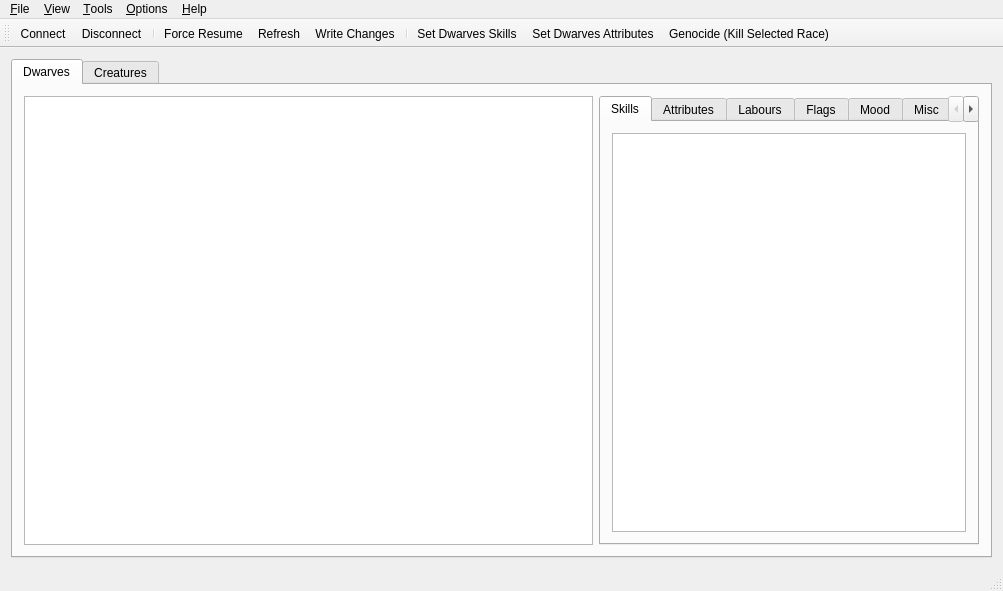
<?xml version="1.0" encoding="UTF-8"?>
<ui version="4.0">
 <class>RunesmithClass</class>
 <widget class="QMainWindow" name="RunesmithClass">
  <property name="geometry">
   <rect>
    <x>0</x>
    <y>0</y>
    <width>1003</width>
    <height>591</height>
   </rect>
  </property>
  <property name="windowTitle">
   <string>Runesmith</string>
  </property>
  <property name="windowIcon">
   <iconset resource="runesmith.qrc">
    <normaloff>:/Runesmith/Runesmith.bmp</normaloff>:/Runesmith/Runesmith.bmp</iconset>
  </property>
  <widget class="QWidget" name="centralWidget">
   <layout class="QGridLayout" name="gridLayout">
    <item row="0" column="0">
     <widget class="QTabWidget" name="tabWidget">
      <property name="sizePolicy">
       <sizepolicy hsizetype="Expanding" vsizetype="Expanding">
        <horstretch>0</horstretch>
        <verstretch>0</verstretch>
       </sizepolicy>
      </property>
      <property name="currentIndex">
       <number>0</number>
      </property>
      <widget class="QWidget" name="dwarvesTab">
       <attribute name="title">
        <string>Dwarves</string>
       </attribute>
       <layout class="QGridLayout" name="gridLayout_2">
        <item row="1" column="1">
         <widget class="QTabWidget" name="tabWidget_2">
          <property name="sizePolicy">
           <sizepolicy hsizetype="Expanding" vsizetype="Expanding">
            <horstretch>2</horstretch>
            <verstretch>0</verstretch>
           </sizepolicy>
          </property>
          <property name="currentIndex">
           <number>0</number>
          </property>
          <widget class="QWidget" name="dSkillsTab">
           <attribute name="title">
            <string>Skills</string>
           </attribute>
           <layout class="QGridLayout" name="gridLayout_4">
            <item row="0" column="0">
             <widget class="QTableView" name="skillsTV">
              <property name="sizePolicy">
               <sizepolicy hsizetype="Expanding" vsizetype="Expanding">
                <horstretch>0</horstretch>
                <verstretch>0</verstretch>
               </sizepolicy>
              </property>
              <property name="minimumSize">
               <size>
                <width>0</width>
                <height>0</height>
               </size>
              </property>
              <property name="selectionMode">
               <enum>QAbstractItemView::SingleSelection</enum>
              </property>
              <property name="selectionBehavior">
               <enum>QAbstractItemView::SelectRows</enum>
              </property>
              <property name="horizontalScrollMode">
               <enum>QAbstractItemView::ScrollPerPixel</enum>
              </property>
              <attribute name="horizontalHeaderCascadingSectionResizes">
               <bool>false</bool>
              </attribute>
              <attribute name="horizontalHeaderDefaultSectionSize">
               <number>110</number>
              </attribute>
              <attribute name="horizontalHeaderMinimumSectionSize">
               <number>10</number>
              </attribute>
              <attribute name="horizontalHeaderStretchLastSection">
               <bool>false</bool>
              </attribute>
              <attribute name="verticalHeaderVisible">
               <bool>false</bool>
              </attribute>
              <attribute name="verticalHeaderVisible">
               <bool>false</bool>
              </attribute>
              <attribute name="horizontalHeaderStretchLastSection">
               <bool>false</bool>
              </attribute>
              <attribute name="horizontalHeaderCascadingSectionResizes">
               <bool>false</bool>
              </attribute>
              <attribute name="horizontalHeaderMinimumSectionSize">
               <number>10</number>
              </attribute>
              <attribute name="horizontalHeaderDefaultSectionSize">
               <number>110</number>
              </attribute>
             </widget>
            </item>
           </layout>
          </widget>
          <widget class="QWidget" name="dAttrTab">
           <attribute name="title">
            <string>Attributes</string>
           </attribute>
           <layout class="QGridLayout" name="gridLayout_5">
            <item row="0" column="0">
             <widget class="QTableView" name="dAttrTV">
              <property name="selectionMode">
               <enum>QAbstractItemView::SingleSelection</enum>
              </property>
              <property name="selectionBehavior">
               <enum>QAbstractItemView::SelectRows</enum>
              </property>
              <property name="horizontalScrollMode">
               <enum>QAbstractItemView::ScrollPerPixel</enum>
              </property>
              <attribute name="horizontalHeaderDefaultSectionSize">
               <number>110</number>
              </attribute>
              <attribute name="horizontalHeaderDefaultSectionSize">
               <number>110</number>
              </attribute>
             </widget>
            </item>
           </layout>
          </widget>
          <widget class="QWidget" name="dLabTab">
           <attribute name="title">
            <string>Labours</string>
           </attribute>
           <layout class="QGridLayout" name="gridLayout_8">
            <item row="0" column="0">
             <widget class="QTableView" name="dLabTV"/>
            </item>
            <item row="1" column="0">
             <layout class="QHBoxLayout" name="horizontalLayout_3">
              <item>
               <spacer name="horizontalSpacer_3">
                <property name="orientation">
                 <enum>Qt::Horizontal</enum>
                </property>
                <property name="sizeHint" stdset="0">
                 <size>
                  <width>40</width>
                  <height>20</height>
                 </size>
                </property>
               </spacer>
              </item>
              <item>
               <widget class="QPushButton" name="dRemoveBtn">
                <property name="text">
                 <string>Remove Labour</string>
                </property>
               </widget>
              </item>
              <item>
               <widget class="QPushButton" name="dAddLabBtn">
                <property name="text">
                 <string>Add Labour</string>
                </property>
                <property name="icon">
                 <iconset resource="runesmith.qrc">
                  <normaloff>:/Runesmith/Icons/plus.png</normaloff>:/Runesmith/Icons/plus.png</iconset>
                </property>
               </widget>
              </item>
             </layout>
            </item>
           </layout>
          </widget>
          <widget class="QWidget" name="dFlagTab">
           <attribute name="title">
            <string>Flags</string>
           </attribute>
           <layout class="QGridLayout" name="gridLayout_10">
            <item row="0" column="0">
             <widget class="QTableView" name="dFlagTV">
              <property name="selectionMode">
               <enum>QAbstractItemView::NoSelection</enum>
              </property>
             </widget>
            </item>
           </layout>
          </widget>
          <widget class="QWidget" name="dMoodTab">
           <attribute name="title">
            <string>Mood</string>
           </attribute>
           <layout class="QGridLayout" name="gridLayout_16">
            <item row="0" column="0">
             <widget class="QTableView" name="dMoodTV">
              <property name="selectionMode">
               <enum>QAbstractItemView::SingleSelection</enum>
              </property>
              <property name="selectionBehavior">
               <enum>QAbstractItemView::SelectRows</enum>
              </property>
             </widget>
            </item>
           </layout>
          </widget>
          <widget class="QWidget" name="dMiscTab">
           <attribute name="title">
            <string>Misc</string>
           </attribute>
           <layout class="QGridLayout" name="gridLayout_13">
            <item row="0" column="0">
             <widget class="QTableView" name="dMiscTV">
              <property name="selectionMode">
               <enum>QAbstractItemView::SingleSelection</enum>
              </property>
              <property name="selectionBehavior">
               <enum>QAbstractItemView::SelectRows</enum>
              </property>
              <attribute name="horizontalHeaderDefaultSectionSize">
               <number>115</number>
              </attribute>
              <attribute name="horizontalHeaderDefaultSectionSize">
               <number>115</number>
              </attribute>
             </widget>
            </item>
           </layout>
          </widget>
          <widget class="QWidget" name="dTraitsTab">
           <attribute name="title">
            <string>Traits</string>
           </attribute>
           <layout class="QGridLayout" name="gridLayout_12">
            <item row="0" column="0">
             <widget class="QTableView" name="dTraitsTV">
              <property name="selectionMode">
               <enum>QAbstractItemView::SingleSelection</enum>
              </property>
             </widget>
            </item>
            <item row="1" column="0">
             <layout class="QHBoxLayout" name="horizontalLayout">
              <item>
               <spacer name="horizontalSpacer">
                <property name="orientation">
                 <enum>Qt::Horizontal</enum>
                </property>
                <property name="sizeHint" stdset="0">
                 <size>
                  <width>40</width>
                  <height>20</height>
                 </size>
                </property>
               </spacer>
              </item>
              <item>
               <widget class="QPushButton" name="dAddTraitBtn">
                <property name="text">
                 <string>Add Trait</string>
                </property>
                <property name="icon">
                 <iconset resource="runesmith.qrc">
                  <normaloff>:/Runesmith/Icons/plus.png</normaloff>:/Runesmith/Icons/plus.png</iconset>
                </property>
               </widget>
              </item>
             </layout>
            </item>
           </layout>
          </widget>
         </widget>
        </item>
        <item row="1" column="0">
         <widget class="QTableView" name="dwarvesTV">
          <property name="sizePolicy">
           <sizepolicy hsizetype="Expanding" vsizetype="Expanding">
            <horstretch>3</horstretch>
            <verstretch>0</verstretch>
           </sizepolicy>
          </property>
          <property name="minimumSize">
           <size>
            <width>376</width>
            <height>0</height>
           </size>
          </property>
          <property name="alternatingRowColors">
           <bool>false</bool>
          </property>
          <property name="selectionMode">
           <enum>QAbstractItemView::SingleSelection</enum>
          </property>
          <property name="selectionBehavior">
           <enum>QAbstractItemView::SelectRows</enum>
          </property>
          <property name="textElideMode">
           <enum>Qt::ElideRight</enum>
          </property>
          <property name="sortingEnabled">
           <bool>true</bool>
          </property>
          <attribute name="horizontalHeaderDefaultSectionSize">
           <number>110</number>
          </attribute>
          <attribute name="horizontalHeaderStretchLastSection">
           <bool>true</bool>
          </attribute>
          <attribute name="verticalHeaderVisible">
           <bool>false</bool>
          </attribute>
          <attribute name="verticalHeaderStretchLastSection">
           <bool>false</bool>
          </attribute>
          <attribute name="verticalHeaderVisible">
           <bool>false</bool>
          </attribute>
          <attribute name="horizontalHeaderStretchLastSection">
           <bool>true</bool>
          </attribute>
          <attribute name="verticalHeaderStretchLastSection">
           <bool>false</bool>
          </attribute>
          <attribute name="horizontalHeaderDefaultSectionSize">
           <number>110</number>
          </attribute>
         </widget>
        </item>
       </layout>
      </widget>
      <widget class="QWidget" name="creaturesTab">
       <attribute name="title">
        <string>Creatures</string>
       </attribute>
       <layout class="QGridLayout" name="gridLayout_3">
        <item row="0" column="0">
         <widget class="QTableView" name="creaturesTV">
          <property name="sizePolicy">
           <sizepolicy hsizetype="Expanding" vsizetype="Expanding">
            <horstretch>3</horstretch>
            <verstretch>0</verstretch>
           </sizepolicy>
          </property>
          <property name="selectionMode">
           <enum>QAbstractItemView::SingleSelection</enum>
          </property>
          <property name="selectionBehavior">
           <enum>QAbstractItemView::SelectRows</enum>
          </property>
          <property name="sortingEnabled">
           <bool>true</bool>
          </property>
          <attribute name="horizontalHeaderStretchLastSection">
           <bool>true</bool>
          </attribute>
          <attribute name="horizontalHeaderStretchLastSection">
           <bool>true</bool>
          </attribute>
         </widget>
        </item>
        <item row="0" column="1">
         <widget class="QTabWidget" name="tabWidget_3">
          <property name="sizePolicy">
           <sizepolicy hsizetype="Expanding" vsizetype="Expanding">
            <horstretch>2</horstretch>
            <verstretch>0</verstretch>
           </sizepolicy>
          </property>
          <property name="currentIndex">
           <number>1</number>
          </property>
          <widget class="QWidget" name="cSkillsTab">
           <attribute name="title">
            <string>Skills</string>
           </attribute>
           <layout class="QGridLayout" name="gridLayout_6">
            <item row="0" column="0">
             <widget class="QTableView" name="cSkillsTV">
              <property name="selectionMode">
               <enum>QAbstractItemView::SingleSelection</enum>
              </property>
              <property name="selectionBehavior">
               <enum>QAbstractItemView::SelectRows</enum>
              </property>
              <property name="horizontalScrollMode">
               <enum>QAbstractItemView::ScrollPerPixel</enum>
              </property>
              <attribute name="horizontalHeaderDefaultSectionSize">
               <number>110</number>
              </attribute>
              <attribute name="horizontalHeaderDefaultSectionSize">
               <number>110</number>
              </attribute>
             </widget>
            </item>
           </layout>
          </widget>
          <widget class="QWidget" name="cAttrTab">
           <attribute name="title">
            <string>Attributes</string>
           </attribute>
           <layout class="QGridLayout" name="gridLayout_7">
            <item row="0" column="0">
             <widget class="QTableView" name="cAttrTV">
              <property name="selectionMode">
               <enum>QAbstractItemView::SingleSelection</enum>
              </property>
              <property name="selectionBehavior">
               <enum>QAbstractItemView::SelectRows</enum>
              </property>
              <property name="horizontalScrollMode">
               <enum>QAbstractItemView::ScrollPerPixel</enum>
              </property>
              <attribute name="horizontalHeaderDefaultSectionSize">
               <number>110</number>
              </attribute>
              <attribute name="horizontalHeaderDefaultSectionSize">
               <number>110</number>
              </attribute>
             </widget>
            </item>
           </layout>
          </widget>
          <widget class="QWidget" name="cLabTab">
           <attribute name="title">
            <string>Labours</string>
           </attribute>
           <layout class="QGridLayout" name="gridLayout_9">
            <item row="0" column="0">
             <widget class="QTableView" name="cLabTV"/>
            </item>
            <item row="1" column="0">
             <layout class="QHBoxLayout" name="horizontalLayout_4">
              <item>
               <spacer name="horizontalSpacer_4">
                <property name="orientation">
                 <enum>Qt::Horizontal</enum>
                </property>
                <property name="sizeHint" stdset="0">
                 <size>
                  <width>40</width>
                  <height>20</height>
                 </size>
                </property>
               </spacer>
              </item>
              <item>
               <widget class="QPushButton" name="cRemoveBtn">
                <property name="text">
                 <string>Remove Labour</string>
                </property>
               </widget>
              </item>
              <item>
               <widget class="QPushButton" name="cAddLabBtn">
                <property name="text">
                 <string>Add Labour</string>
                </property>
                <property name="icon">
                 <iconset resource="runesmith.qrc">
                  <normaloff>:/Runesmith/Icons/plus.png</normaloff>:/Runesmith/Icons/plus.png</iconset>
                </property>
               </widget>
              </item>
             </layout>
            </item>
           </layout>
          </widget>
          <widget class="QWidget" name="cFlagTab">
           <attribute name="title">
            <string>Flags</string>
           </attribute>
           <layout class="QGridLayout" name="gridLayout_11">
            <item row="0" column="0">
             <widget class="QTableView" name="cFlagTV">
              <property name="selectionMode">
               <enum>QAbstractItemView::SingleSelection</enum>
              </property>
             </widget>
            </item>
           </layout>
          </widget>
          <widget class="QWidget" name="cMiscTab">
           <attribute name="title">
            <string>Misc</string>
           </attribute>
           <layout class="QGridLayout" name="gridLayout_14">
            <item row="0" column="0">
             <widget class="QTableView" name="cMiscTV">
              <property name="selectionMode">
               <enum>QAbstractItemView::SingleSelection</enum>
              </property>
              <property name="selectionBehavior">
               <enum>QAbstractItemView::SelectRows</enum>
              </property>
              <attribute name="horizontalHeaderDefaultSectionSize">
               <number>115</number>
              </attribute>
              <attribute name="horizontalHeaderDefaultSectionSize">
               <number>115</number>
              </attribute>
             </widget>
            </item>
           </layout>
          </widget>
          <widget class="QWidget" name="cTraitsTab">
           <attribute name="title">
            <string>Traits</string>
           </attribute>
           <layout class="QGridLayout" name="gridLayout_15">
            <item row="0" column="0">
             <widget class="QTableView" name="cTraitsTV">
              <property name="selectionMode">
               <enum>QAbstractItemView::SingleSelection</enum>
              </property>
             </widget>
            </item>
            <item row="2" column="0">
             <layout class="QHBoxLayout" name="horizontalLayout_2">
              <item>
               <spacer name="horizontalSpacer_2">
                <property name="orientation">
                 <enum>Qt::Horizontal</enum>
                </property>
                <property name="sizeHint" stdset="0">
                 <size>
                  <width>40</width>
                  <height>20</height>
                 </size>
                </property>
               </spacer>
              </item>
              <item>
               <widget class="QPushButton" name="cAddTraitBtn">
                <property name="text">
                 <string>Add Trait</string>
                </property>
                <property name="icon">
                 <iconset resource="runesmith.qrc">
                  <normaloff>:/Runesmith/Icons/plus.png</normaloff>:/Runesmith/Icons/plus.png</iconset>
                </property>
               </widget>
              </item>
             </layout>
            </item>
           </layout>
          </widget>
         </widget>
        </item>
       </layout>
      </widget>
     </widget>
    </item>
   </layout>
  </widget>
  <widget class="QMenuBar" name="menuBar">
   <property name="geometry">
    <rect>
     <x>0</x>
     <y>0</y>
     <width>1003</width>
     <height>21</height>
    </rect>
   </property>
   <widget class="QMenu" name="menu_File">
    <property name="title">
     <string>&amp;File</string>
    </property>
    <addaction name="action_Connect"/>
    <addaction name="action_Disconnect"/>
    <addaction name="action_Force_Resume"/>
    <addaction name="separator"/>
    <addaction name="action_Refresh"/>
    <addaction name="action_Write_Changes"/>
    <addaction name="separator"/>
    <addaction name="actionE_xit"/>
   </widget>
   <widget class="QMenu" name="menu_View">
    <property name="title">
     <string>&amp;View</string>
    </property>
    <addaction name="actionShow_Dead"/>
   </widget>
   <widget class="QMenu" name="menu_Help">
    <property name="title">
     <string>&amp;Help</string>
    </property>
    <addaction name="action_About"/>
   </widget>
   <widget class="QMenu" name="menu_Options">
    <property name="title">
     <string>&amp;Options</string>
    </property>
    <addaction name="action_Set_Main_Race"/>
   </widget>
   <widget class="QMenu" name="menu_Tools">
    <property name="title">
     <string>&amp;Tools</string>
    </property>
    <addaction name="actionSet_Dwarves_Skills"/>
    <addaction name="actionSet_Dwarves_Attributes"/>
    <addaction name="action_Genocide"/>
    <addaction name="action_Export_All_Dwarves"/>
   </widget>
   <addaction name="menu_File"/>
   <addaction name="menu_View"/>
   <addaction name="menu_Tools"/>
   <addaction name="menu_Options"/>
   <addaction name="menu_Help"/>
  </widget>
  <widget class="QToolBar" name="mainToolBar">
   <attribute name="toolBarArea">
    <enum>TopToolBarArea</enum>
   </attribute>
   <attribute name="toolBarBreak">
    <bool>false</bool>
   </attribute>
   <addaction name="action_Connect"/>
   <addaction name="action_Disconnect"/>
   <addaction name="separator"/>
   <addaction name="action_Force_Resume"/>
   <addaction name="action_Refresh"/>
   <addaction name="action_Write_Changes"/>
   <addaction name="separator"/>
   <addaction name="actionSet_Dwarves_Skills"/>
   <addaction name="actionSet_Dwarves_Attributes"/>
   <addaction name="action_Genocide"/>
  </widget>
  <widget class="QStatusBar" name="statusBar"/>
  <action name="actionE_xit">
   <property name="text">
    <string>E&amp;xit</string>
   </property>
  </action>
  <action name="action_Connect">
   <property name="icon">
    <iconset resource="runesmith.qrc">
     <normaloff>:/Runesmith/Icons/connect-icon.png</normaloff>:/Runesmith/Icons/connect-icon.png</iconset>
   </property>
   <property name="text">
    <string>&amp;Connect</string>
   </property>
  </action>
  <action name="action_Refresh">
   <property name="icon">
    <iconset resource="runesmith.qrc">
     <normaloff>:/Runesmith/Icons/refresh-32.png</normaloff>:/Runesmith/Icons/refresh-32.png</iconset>
   </property>
   <property name="text">
    <string>&amp;Refresh</string>
   </property>
  </action>
  <action name="action_About">
   <property name="icon">
    <iconset resource="runesmith.qrc">
     <normaloff>:/Runesmith/Icons/Help-icon.png</normaloff>:/Runesmith/Icons/Help-icon.png</iconset>
   </property>
   <property name="text">
    <string>&amp;About</string>
   </property>
  </action>
  <action name="action_Disconnect">
   <property name="icon">
    <iconset resource="runesmith.qrc">
     <normaloff>:/Runesmith/Icons/disconnect-icon.png</normaloff>:/Runesmith/Icons/disconnect-icon.png</iconset>
   </property>
   <property name="text">
    <string>&amp;Disconnect</string>
   </property>
  </action>
  <action name="actionShow_Dead">
   <property name="checkable">
    <bool>true</bool>
   </property>
   <property name="text">
    <string>Show &amp;Dead</string>
   </property>
   <property name="toolTip">
    <string>Show Dead</string>
   </property>
   <property name="statusTip">
    <string/>
   </property>
  </action>
  <action name="action_Write_Changes">
   <property name="icon">
    <iconset resource="runesmith.qrc">
     <normaloff>:/Runesmith/Icons/save.png</normaloff>:/Runesmith/Icons/save.png</iconset>
   </property>
   <property name="text">
    <string>&amp;Write Changes</string>
   </property>
  </action>
  <action name="action_Force_Resume">
   <property name="icon">
    <iconset resource="runesmith.qrc">
     <normaloff>:/Runesmith/Icons/redredo.png</normaloff>:/Runesmith/Icons/redredo.png</iconset>
   </property>
   <property name="text">
    <string>&amp;Force Resume</string>
   </property>
  </action>
  <action name="action_Set_Main_Race">
   <property name="text">
    <string>&amp;Set Main Race</string>
   </property>
  </action>
  <action name="actionSet_Dwarves_Skills">
   <property name="icon">
    <iconset resource="runesmith.qrc">
     <normaloff>:/Runesmith/Icons/S.png</normaloff>:/Runesmith/Icons/S.png</iconset>
   </property>
   <property name="text">
    <string>Set Dwarves &amp;Skills</string>
   </property>
  </action>
  <action name="actionSet_Dwarves_Attributes">
   <property name="icon">
    <iconset resource="runesmith.qrc">
     <normaloff>:/Runesmith/Icons/A.png</normaloff>:/Runesmith/Icons/A.png</iconset>
   </property>
   <property name="text">
    <string>Set Dwarves &amp;Attributes</string>
   </property>
  </action>
  <action name="action_Genocide">
   <property name="icon">
    <iconset resource="runesmith.qrc">
     <normaloff>:/Runesmith/Icons/melted-icon.png</normaloff>:/Runesmith/Icons/melted-icon.png</iconset>
   </property>
   <property name="text">
    <string>&amp;Genocide (Kill Selected Race)</string>
   </property>
  </action>
  <action name="action_Export_All_Dwarves">
   <property name="text">
    <string>&amp;Export All Dwarves</string>
   </property>
  </action>
 </widget>
 <layoutdefault spacing="6" margin="11"/>
 <resources>
  <include location="runesmith.qrc"/>
 </resources>
 <connections/>
</ui>
